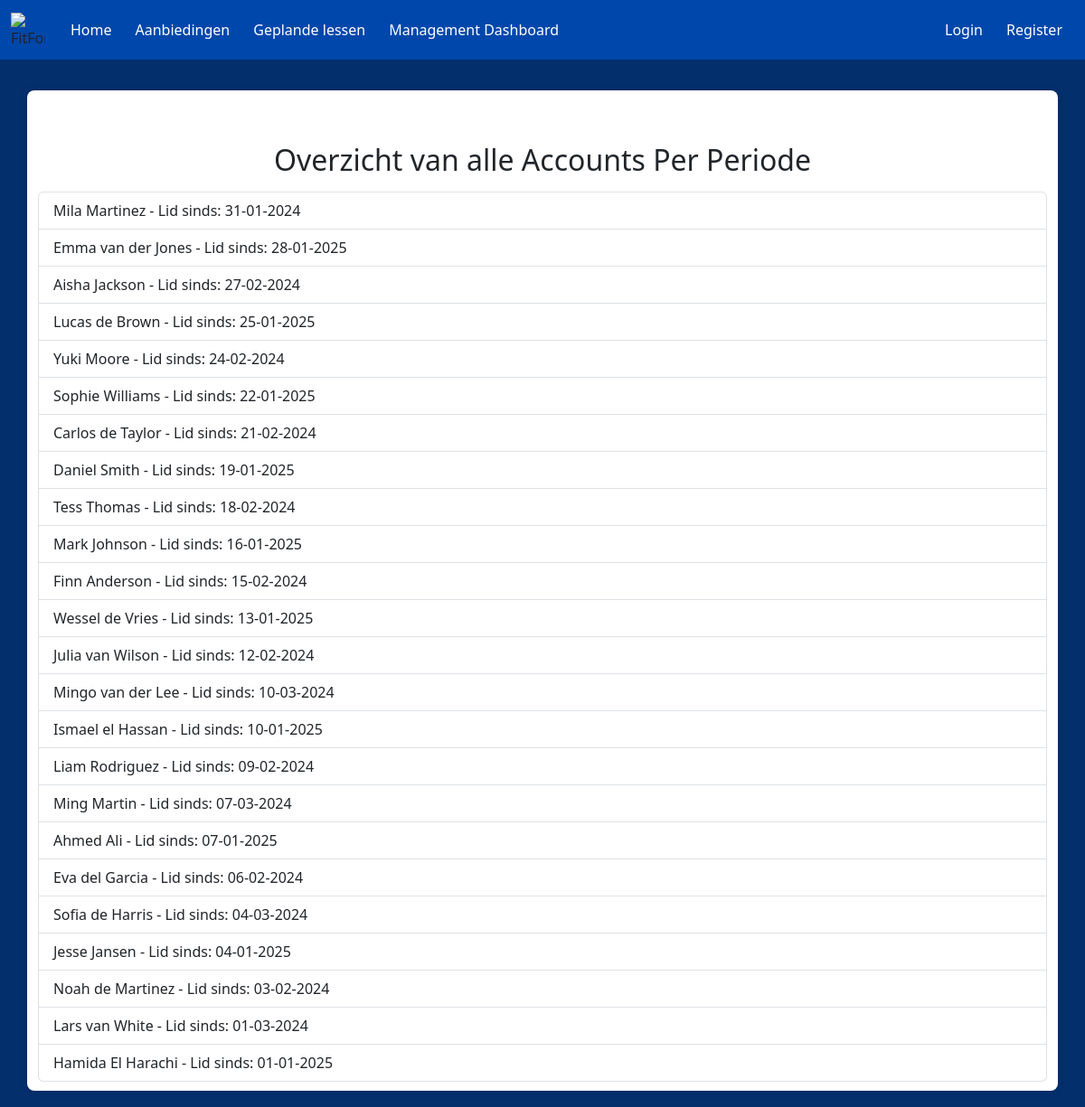
Page /PerPeriode/AccountPerPeriode.php on the committed database.
### tables this page shows
CREATE TABLE LedenOverzicht
(
    user_id          INT(3)          UNSIGNED               NOT NULL   AUTO_INCREMENT,
    username         VARCHAR(50)                            NOT NULL,
    Voornaam         VARCHAR(150)                           NOT NULL,
    Tussenvoegsel    VARCHAR(50)                            NULL,
    Achternaam       VARCHAR(150)                           NOT NULL,
    Relatienummer    VARCHAR(50)                            NOT NULL,
    Mobiel           VARCHAR(180)                           NOT NULL,
    Email            VARCHAR(255)                           NOT NULL,
    Lid_Sinds        VARCHAR(10)                            NOT NULL,
    rol              ENUM('Administrator','Medewerker','Lid','GastGebruiker') NOT NULL,
    password         VARCHAR(255)                           NOT NULL,
    IsActief         BIT                                    NOT NULL    DEFAULT 1,
    Opmerking        VARCHAR(255)                           NULL        DEFAULT NULL,
    DatumAangemaakt  DATETIME(6)                            NOT NULL,
    DatumGewijzigd   DATETIME(6)                            NOT NULL,
    CONSTRAINT       PK_LedenOverzicht_user_id              PRIMARY KEY CLUSTERED(user_id)
);

### PerPeriode/AccountPerPeriode.php (the view, shortened to what this page needs)
<!doctype html>
<html lang="en">
  <head>
    <link rel="stylesheet" href="style.css">
    <link href="https://cdn.jsdelivr.net/npm/bootstrap@5.3.3/dist/css/bootstrap.min.css" rel="stylesheet">
  </head>
  <body>
  <nav class="navbar navbar-expand-lg fixed-top">
    <div class="container-fluid">
      <img class="logo"
        src="https://www.burda-forward.de/files/images/03_Media/Brands/FitForFun/BF_Media_Brands_FitForFun_logo.png"
        alt="FitForFun Logo">
      <div class="collapse navbar-collapse" id="navbarNav">
        <ul class="navbar-nav me-auto">
          <li class="nav-item">
            <a class="nav-link" href="../Homepagina/index.php">Home</a>
          </li>
          <li class="nav-item">
            <a class="nav-link" href="../AanbiedingenPagina/aanbiedingen.php">Aanbiedingen</a>
          </li>
          <li class="nav-item">
            <a class="nav-link" href="../LesOverzicht/public/lessen.php">Geplande lessen</a>
          </li>
          <li class="nav-item">
            <a class="nav-link" href="../AccountsOverzicht/login.php">Management Dashboard</a>
          </li>
            </ul>
            <?php
            if (isset($_SESSION['loggedin']) && $_SESSION['loggedin'] === true) {
              echo '<ul class="navbar-nav">
                  <li class="nav-item">
                    <a class="nav-link" href="../Accountgegevens/index.php">Accountinstellingen</a>
                  </li>
                  <li class="nav-item">
                    <a class="nav-link" href="../AccountsOverzicht/logout.php">Uitloggen</a>
                  </li>
                  </ul>';
            } else {
              echo '<ul class="navbar-nav">
                  <li class="nav-item">
                    <a class="nav-link" href="../AccountsOverzicht/login.php">Login</a>
                  </li>
                  <li class="nav-item">
                    <a class="nav-link" href="../PerPeriode/create.php">Register</a>
                  </li>
                  </ul>';
            }
            ?>
          </div>
        </div>
      </nav>
        <div class="container">
        <?php
            $mysqli = new mysqli("localhost", "root", "", "FitForFun");
            $result = $mysqli->query("SELECT Voornaam,Tussenvoegsel,Achternaam, Lid_Sinds  FROM LedenOverzicht ORDER BY Lid_Sinds DESC");
            if ($result->num_rows > 0) {
                echo str_repeat("<br>", 2);
                echo "<h2 class='mb-3 text-center'>Overzicht van alle Accounts Per Periode</h2><ul class='list-group'>";
                while ($row = $result->fetch_assoc()) {
                    echo "<li class='list-group-item d-flex justify-content-between align-items-center'>";
                    echo "<span>" . htmlspecialchars($row['Voornaam'] ) . " " .htmlspecialchars($row['Tussenvoegsel'] ?? '') . " " . htmlspecialchars($row['Achternaam']) . " - Lid sinds: " . htmlspecialchars($row['Lid_Sinds']) . "</span>";
                    echo "<span>";
                }
                echo "</ul>";
            } else {
                echo "";
            }
            ?>
                </div>
  </body>
</html>

### PerPeriode/style.css (style rules this page uses)
body { font-family: Arial, sans-serif; background-color: #060690; background-size: cover; background-position: center; background-color: #032f6d !important; padding-top: 80px; }
.container { width: 500px; margin: 20px auto; padding: 10px; background-color: white; border-radius: 8px; box-shadow: 0 0 10px rgba(0, 0, 0, 0.1); }
.navbar { background-color: #0047AB; }
.logo { width: 38px; height: 38px; margin-right: 15px; }
.nav-link { color: white !important; margin: 5px; }

### rows in the picture
ledenoverzicht: Voornaam "Mila", Achternaam "Martinez", Lid_Sinds "31-01-2024"
ledenoverzicht: Voornaam "Emma", Tussenvoegsel "van der", Achternaam "Jones", Lid_Sinds "28-01-2025"
ledenoverzicht: Voornaam "Aisha", Achternaam "Jackson", Lid_Sinds "27-02-2024"
ledenoverzicht: Voornaam "Lucas", Tussenvoegsel "de", Achternaam "Brown", Lid_Sinds "25-01-2025"
ledenoverzicht: Voornaam "Yuki", Achternaam "Moore", Lid_Sinds "24-02-2024"
ledenoverzicht: Voornaam "Sophie", Achternaam "Williams", Lid_Sinds "22-01-2025"
ledenoverzicht: Voornaam "Carlos", Tussenvoegsel "de", Achternaam "Taylor", Lid_Sinds "21-02-2024"
ledenoverzicht: Voornaam "Daniel", Achternaam "Smith", Lid_Sinds "19-01-2025"
ledenoverzicht: Voornaam "Tess", Achternaam "Thomas", Lid_Sinds "18-02-2024"
ledenoverzicht: Voornaam "Mark", Achternaam "Johnson", Lid_Sinds "16-01-2025"
ledenoverzicht: Voornaam "Finn", Achternaam "Anderson", Lid_Sinds "15-02-2024"
ledenoverzicht: Voornaam "Wessel", Tussenvoegsel "de", Achternaam "Vries", Lid_Sinds "13-01-2025"
ledenoverzicht: Voornaam "Julia", Tussenvoegsel "van", Achternaam "Wilson", Lid_Sinds "12-02-2024"
ledenoverzicht: Voornaam "Mingo", Tussenvoegsel "van der", Achternaam "Lee", Lid_Sinds "10-03-2024"
ledenoverzicht: Voornaam "Ismael", Tussenvoegsel "el", Achternaam "Hassan", Lid_Sinds "10-01-2025"
ledenoverzicht: Voornaam "Liam", Achternaam "Rodriguez", Lid_Sinds "09-02-2024"
ledenoverzicht: Voornaam "Ming", Achternaam "Martin", Lid_Sinds "07-03-2024"
ledenoverzicht: Voornaam "Ahmed", Achternaam "Ali", Lid_Sinds "07-01-2025"
ledenoverzicht: Voornaam "Eva", Tussenvoegsel "del", Achternaam "Garcia", Lid_Sinds "06-02-2024"
ledenoverzicht: Voornaam "Sofia", Tussenvoegsel "de", Achternaam "Harris", Lid_Sinds "04-03-2024"
ledenoverzicht: Voornaam "Jesse", Achternaam "Jansen", Lid_Sinds "04-01-2025"
ledenoverzicht: Voornaam "Noah", Tussenvoegsel "de", Achternaam "Martinez", Lid_Sinds "03-02-2024"
ledenoverzicht: Voornaam "Lars", Tussenvoegsel "van", Achternaam "White", Lid_Sinds "01-03-2024"
ledenoverzicht: Voornaam "Hamida", Tussenvoegsel "El", Achternaam "Harachi", Lid_Sinds "01-01-2025"
